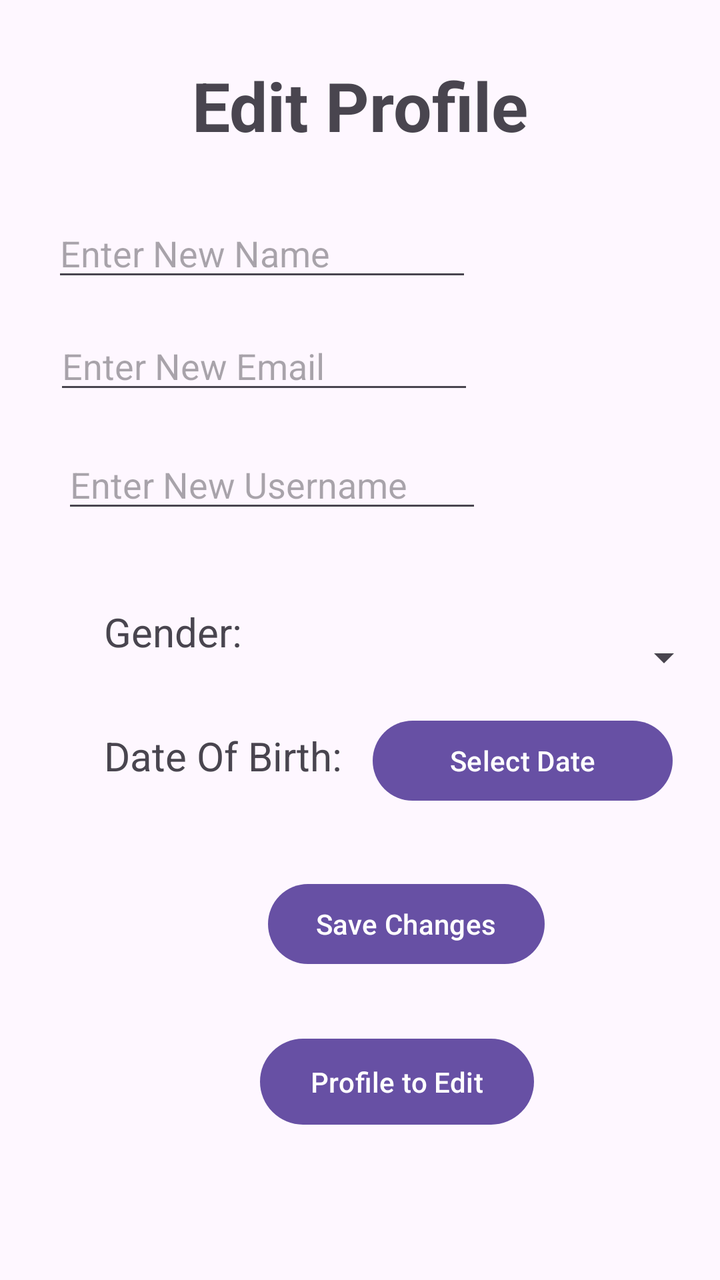
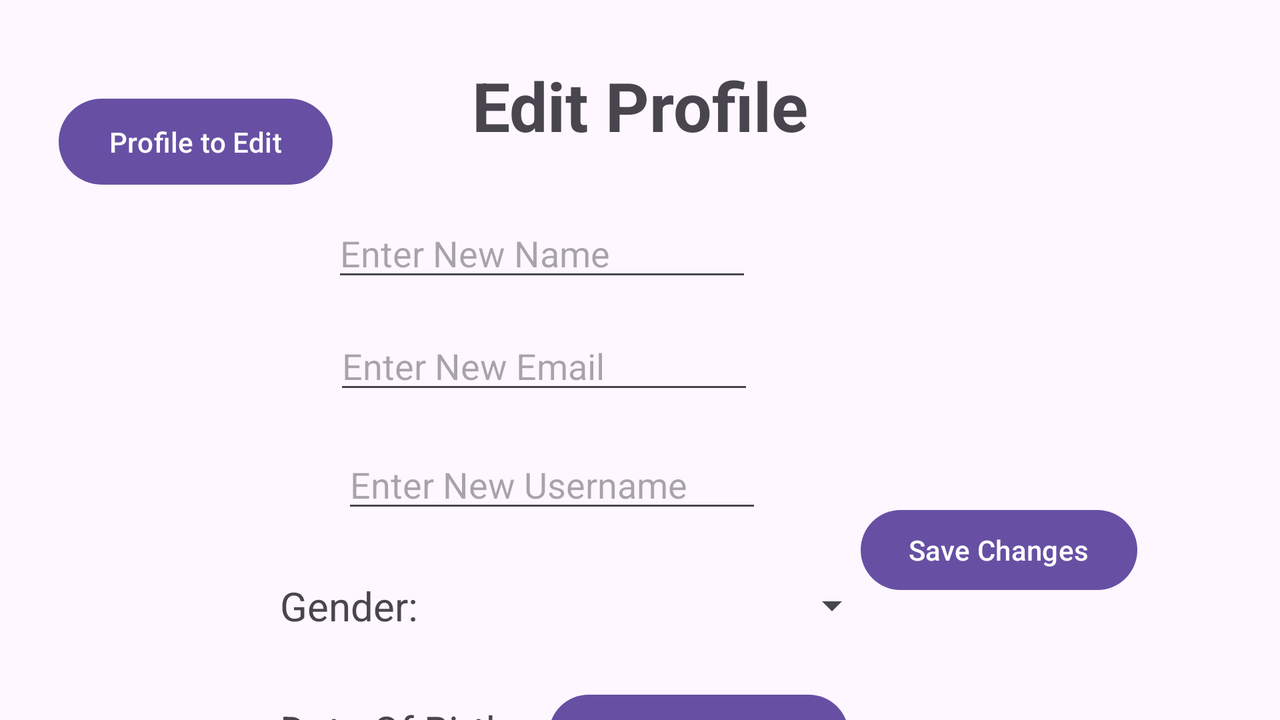

An Android layout and its configuration variant, each rendered on a device that would load it. The default file and the variant file are quoted in full after the pictures.
<!-- AndroidManifest.xml: application theme Theme.API_Integration_V5 -->
<!-- res/layout/fragment_profile_edit.xml -->
<?xml version="1.0" encoding="utf-8"?>
<ScrollView
    xmlns:android="http://schemas.android.com/apk/res/android"
    xmlns:app="http://schemas.android.com/apk/res-auto"
    xmlns:tools="http://schemas.android.com/tools"
    android:layout_width="match_parent"
    android:layout_height="match_parent"
    android:fillViewport="true">

<androidx.constraintlayout.widget.ConstraintLayout xmlns:android="http://schemas.android.com/apk/res/android"
    xmlns:app="http://schemas.android.com/apk/res-auto"
    xmlns:tools="http://schemas.android.com/tools"
    android:id="@+id/frameLayout2"
    android:layout_width="match_parent"
    android:layout_height="match_parent"
    tools:context=".ProfileEditFragment">


    <TextView
        android:id="@+id/editProfileTitle"
        android:layout_width="wrap_content"
        android:layout_height="wrap_content"
        android:layout_marginTop="30dp"
        android:text="Edit Profile"
        android:textSize="34sp"
        android:textStyle="bold"
        app:layout_constraintEnd_toEndOf="parent"
        app:layout_constraintStart_toStartOf="parent"
        app:layout_constraintTop_toTopOf="parent" />


    <TextView
        android:id="@+id/genderLabel"
        android:layout_width="wrap_content"
        android:layout_height="wrap_content"
        android:layout_marginStart="52dp"
        android:layout_marginTop="41dp"
        android:text="Gender:"
        android:textSize="20sp"
        app:layout_constraintStart_toStartOf="parent"
        app:layout_constraintTop_toBottomOf="@+id/usernameEditText" />

    <Spinner
        android:id="@+id/genderEditSpinner"
        android:layout_width="227dp"
        android:layout_height="53dp"
        android:layout_marginStart="8dp"
        app:layout_constraintBottom_toBottomOf="@+id/genderLabel"
        app:layout_constraintStart_toEndOf="@+id/genderLabel"
        app:layout_constraintTop_toTopOf="@+id/genderLabel"
        app:layout_constraintVertical_bias="0.0" />

    <TextView
        android:id="@+id/dateLabel"
        android:layout_width="wrap_content"
        android:layout_height="wrap_content"
        android:layout_marginTop="35dp"
        android:text="Date Of Birth:"
        android:textSize="20sp"
        app:layout_constraintStart_toStartOf="@+id/genderLabel"
        app:layout_constraintTop_toBottomOf="@+id/genderLabel" />

    <Button
        android:id="@+id/dateOfBirthEditButton"
        android:layout_width="150dp"
        android:layout_height="wrap_content"
        android:layout_marginStart="15dp"
        android:text="Select Date"
        app:layout_constraintBaseline_toBaselineOf="@+id/dateLabel"
        app:layout_constraintStart_toEndOf="@+id/dateLabel" />

    <Button
        android:id="@+id/updateButton"
        android:layout_width="wrap_content"
        android:layout_height="wrap_content"
        android:layout_marginStart="38dp"
        android:text="Save Changes"
        app:layout_constraintBottom_toBottomOf="parent"
        app:layout_constraintEnd_toEndOf="parent"
        app:layout_constraintHorizontal_bias="0.0"
        app:layout_constraintStart_toStartOf="@+id/editProfileTitle"
        app:layout_constraintTop_toTopOf="parent"
        app:layout_constraintVertical_bias="0.74" />

    <Button
        android:id="@+id/editToProfileBtn"
        android:layout_width="137dp"
        android:layout_height="51dp"
        android:text="Profile to Edit"
        app:layout_constraintBottom_toBottomOf="parent"
        app:layout_constraintEnd_toEndOf="parent"
        app:layout_constraintHorizontal_bias="0.583"
        app:layout_constraintStart_toStartOf="parent"
        app:layout_constraintTop_toTopOf="parent"
        app:layout_constraintVertical_bias="0.875" />

    <EditText
        android:id="@+id/fullnameEditText"
        android:layout_width="wrap_content"
        android:layout_height="wrap_content"
        android:layout_marginTop="29dp"
        android:layout_marginEnd="28dp"
        android:ems="10"
        android:inputType="text"
        android:hint="Enter New Name"
        app:layout_constraintEnd_toEndOf="@+id/editProfileTitle"
        app:layout_constraintTop_toBottomOf="@+id/editProfileTitle" />

    <EditText
        android:id="@+id/emailEditText"
        android:layout_width="wrap_content"
        android:layout_height="wrap_content"
        android:layout_marginStart="1dp"
        android:layout_marginTop="15dp"
        android:ems="10"
        android:inputType="text"
        android:hint="Enter New Email"
        app:layout_constraintStart_toStartOf="@+id/fullnameEditText"
        app:layout_constraintTop_toBottomOf="@+id/fullnameEditText" />

    <EditText
        android:id="@+id/usernameEditText"
        android:layout_width="wrap_content"
        android:layout_height="wrap_content"
        android:layout_marginStart="4dp"
        android:layout_marginTop="18dp"
        android:ems="10"
        android:inputType="text"
        android:hint="Enter New Username"
        app:layout_constraintStart_toStartOf="@+id/emailEditText"
        app:layout_constraintTop_toBottomOf="@+id/emailEditText" />

</androidx.constraintlayout.widget.ConstraintLayout>
</ScrollView>
<!-- resources referenced by this layout -->
<resources>
  <style name="Theme.API_Integration_V5" parent="Base.Theme.API_Integration_V5" />
  <style name="Base.Theme.API_Integration_V5" parent="Theme.Material3.DayNight.NoActionBar">
          
          
      </style>
</resources>
<!-- res/layout-land/fragment_profile_edit.xml (the repository's variant of the layout above) -->
<!-- drawn on the phone turned sideways -->
<?xml version="1.0" encoding="utf-8"?>
<androidx.constraintlayout.widget.ConstraintLayout xmlns:android="http://schemas.android.com/apk/res/android"
    xmlns:app="http://schemas.android.com/apk/res-auto"
    xmlns:tools="http://schemas.android.com/tools"
    android:layout_width="match_parent"
    android:layout_height="match_parent">

    <androidx.constraintlayout.widget.ConstraintLayout
        android:id="@+id/frameLayout2"
        android:layout_width="match_parent"
        android:layout_height="match_parent"
        tools:context=".ProfileEditFragment">


        <TextView
            android:id="@+id/editProfileTitle"
            android:layout_width="wrap_content"
            android:layout_height="wrap_content"
            android:layout_marginTop="30dp"
            android:text="Edit Profile"
            android:textSize="34sp"
            android:textStyle="bold"
            app:layout_constraintEnd_toEndOf="parent"
            app:layout_constraintStart_toStartOf="parent"
            app:layout_constraintTop_toTopOf="parent" />


        <TextView
            android:id="@+id/genderLabel"
            android:layout_width="wrap_content"
            android:layout_height="wrap_content"
            android:layout_marginStart="140dp"
            android:layout_marginTop="28dp"
            android:text="Gender:"
            android:textSize="20sp"
            app:layout_constraintStart_toStartOf="parent"
            app:layout_constraintTop_toBottomOf="@+id/usernameEditText" />

        <Spinner
            android:id="@+id/genderEditSpinner"
            android:layout_width="227dp"
            android:layout_height="53dp"
            android:layout_marginStart="4dp"
            app:layout_constraintBottom_toBottomOf="@+id/genderLabel"
            app:layout_constraintStart_toEndOf="@+id/genderLabel"
            app:layout_constraintTop_toTopOf="@+id/genderLabel" />

        <TextView
            android:id="@+id/dateLabel"
            android:layout_width="wrap_content"
            android:layout_height="wrap_content"
            android:layout_marginTop="35dp"
            android:text="Date Of Birth:"
            android:textSize="20sp"
            app:layout_constraintStart_toStartOf="@+id/genderLabel"
            app:layout_constraintTop_toBottomOf="@+id/genderLabel" />

        <Button
            android:id="@+id/dateOfBirthEditButton"
            android:layout_width="150dp"
            android:layout_height="wrap_content"
            android:layout_marginStart="15dp"
            android:text="Select Date"
            app:layout_constraintBaseline_toBaselineOf="@+id/dateLabel"
            app:layout_constraintStart_toEndOf="@+id/dateLabel" />

        <Button
            android:id="@+id/updateButton"
            android:layout_width="wrap_content"
            android:layout_height="wrap_content"
            android:layout_marginStart="38dp"
            android:text="Save Changes"
            app:layout_constraintBottom_toBottomOf="parent"
            app:layout_constraintEnd_toEndOf="parent"
            app:layout_constraintHorizontal_bias="0.687"
            app:layout_constraintStart_toStartOf="@+id/editProfileTitle"
            app:layout_constraintTop_toTopOf="parent"
            app:layout_constraintVertical_bias="0.804" />

        <Button
            android:id="@+id/editToProfileBtn"
            android:layout_width="137dp"
            android:layout_height="51dp"
            android:text="Profile to Edit"
            app:layout_constraintBottom_toBottomOf="parent"
            app:layout_constraintEnd_toEndOf="parent"
            app:layout_constraintHorizontal_bias="0.058"
            app:layout_constraintStart_toStartOf="parent"
            app:layout_constraintTop_toTopOf="parent"
            app:layout_constraintVertical_bias="0.147" />

        <EditText
            android:id="@+id/fullnameEditText"
            android:layout_width="wrap_content"
            android:layout_height="wrap_content"
            android:layout_marginTop="29dp"
            android:layout_marginEnd="28dp"
            android:ems="10"
            android:hint="Enter New Name"
            android:inputType="text"
            app:layout_constraintEnd_toEndOf="@+id/editProfileTitle"
            app:layout_constraintTop_toBottomOf="@+id/editProfileTitle" />

        <EditText
            android:id="@+id/emailEditText"
            android:layout_width="wrap_content"
            android:layout_height="wrap_content"
            android:layout_marginStart="1dp"
            android:layout_marginTop="15dp"
            android:ems="10"
            android:hint="Enter New Email"
            android:inputType="text"
            app:layout_constraintStart_toStartOf="@+id/fullnameEditText"
            app:layout_constraintTop_toBottomOf="@+id/fullnameEditText" />

        <EditText
            android:id="@+id/usernameEditText"
            android:layout_width="wrap_content"
            android:layout_height="wrap_content"
            android:layout_marginStart="4dp"
            android:layout_marginTop="18dp"
            android:ems="10"
            android:hint="Enter New Username"
            android:inputType="text"
            app:layout_constraintStart_toStartOf="@+id/emailEditText"
            app:layout_constraintTop_toBottomOf="@+id/emailEditText" />

    </androidx.constraintlayout.widget.ConstraintLayout>

</androidx.constraintlayout.widget.ConstraintLayout>
